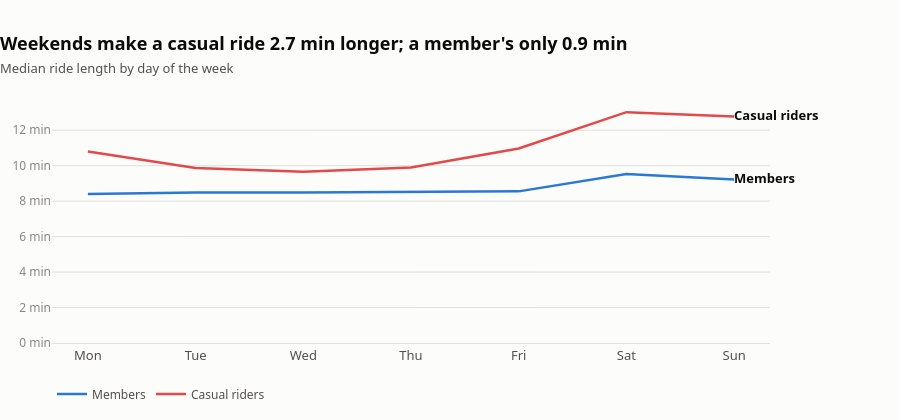

The notebook cell this image was saved under:
### Code cell
SURFACE, INK, INK_2, MUTED = "#fcfcfb", "#0b0b0b", "#52514e", "#898781"
GRID = "#e1e0d9"
RIDER_LABEL = {"member": "Members", "casual": "Casual riders"}
RIDER_COLOR = {"member": "#2a78d6", "casual": "#e34948"}
DAYS = ["Mon", "Tue", "Wed", "Thu", "Fri", "Sat", "Sun"]  # day_of_week is ISO (1 = Monday)

med = {
    (g, d): m
    for g, d, m in df.group_by("member_casual", "day_of_week")
    .agg((pl.col("ride_length").median() / 60).alias("m"))
    .iter_rows()
}
# weekend uplift: average of Sat/Sun medians minus average of Mon-Fri medians
uplift = {
    g: sum(med[g, d] for d in (6, 7)) / 2 - sum(med[g, d] for d in range(1, 6)) / 5
    for g in RIDER_LABEL
}

fig = go.Figure()
for g in ["member", "casual"]:
    y = [med[g, d] for d in range(1, 8)]
    fig.add_trace(
        go.Scatter(
            x=DAYS, y=y, name=RIDER_LABEL[g], mode="lines+text",
            line=dict(color=RIDER_COLOR[g], width=2.5),
            text=[""] * 6 + [f"<b>{RIDER_LABEL[g]}</b>"],  # label the line at its end
            textposition="middle right", textfont=dict(size=13, color=INK), cliponaxis=False,
            hovertemplate="%{y:.1f} min (median)<extra>" + RIDER_LABEL[g] + "</extra>",
        )
    )
fig.update_layout(
    hovermode="x unified",
    title=dict(
        text=(f"<b>Weekends make a casual ride {uplift['casual']:.1f} min longer; "
              f"a member's only {uplift['member']:.1f} min</b>"
              f"<br><span style='font-size:13px;color:{INK_2}'>"
              "Median ride length by day of the week</span>"),
        x=0, xanchor="left", font=dict(size=18, color=INK),
    ),
    paper_bgcolor=SURFACE, plot_bgcolor=SURFACE,
    font=dict(family="system-ui, -apple-system, 'Segoe UI', sans-serif", color=INK_2),
    legend=dict(orientation="h", x=0, y=-0.15, font=dict(size=12, color=INK_2)),
    margin=dict(t=100, l=50, r=130, b=70), height=420,
)
fig.update_yaxes(rangemode="tozero", ticksuffix=" min", showline=False, ticks="",
                 gridcolor=GRID, gridwidth=1, zeroline=False, tickfont=dict(size=12, color=MUTED))
fig.update_xaxes(showgrid=False, showline=True, linecolor=GRID, ticks="",
                 tickfont=dict(size=13, color=INK_2))

fig.show()
fig.write_image("../figs/07_median_length_by_weekday.svg", width=1200)

### Figure 1 — Plotly figure (JSON) as saved in the notebook; plotly's stock layout.template omitted (floating-point values rounded to 4 significant figures)
{"data": [{"cliponaxis": false, "hovertemplate": "%{y:.1f} min (median)<extra>Members</extra>", "line": {"color": "#2a78d6", "width": 2.5}, "mode": "lines+text", "name": "Members", "text": ["", "", "", "", "", "", "<b>Members</b>"], "textfont": {"color": "#0b0b0b", "size": 13}, "textposition": "middle right", "x": ["Mon", "Tue", "Wed", "Thu", "Fri", "Sat", "Sun"], "y": [8.4, 8.483, 8.483, 8.5, 8.55, 9.533, 9.217], "type": "scatter"}, {"cliponaxis": false, "hovertemplate": "%{y:.1f} min (median)<extra>Casual riders</extra>", "line": {"color": "#e34948", "width": 2.5}, "mode": "lines+text", "name": "Casual riders", "text": ["", "", "", "", "", "", "<b>Casual riders</b>"], "textfont": {"color": "#0b0b0b", "size": 13}, "textposition": "middle right", "x": ["Mon", "Tue", "Wed", "Thu", "Fri", "Sat", "Sun"], "y": [10.8, 9.867, 9.65, 9.9, 10.97, 13.02, 12.77], "type": "scatter"}], "layout": {"title": {"font": {"size": 18, "color": "#0b0b0b"}, "text": "<b>Weekends make a casual ride 2.7 min longer; a member's only 0.9 min</b><br><span style='font-size:13px;color:#52514e'>Median ride length by day of the week</span>", "x": 0, "xanchor": "left"}, "font": {"family": "system-ui, -apple-system, 'Segoe UI', sans-serif", "color": "#52514e"}, "legend": {"font": {"size": 12, "color": "#52514e"}, "orientation": "h", "x": 0, "y": -0.15}, "margin": {"t": 100, "l": 50, "r": 130, "b": 70}, "hovermode": "x unified", "paper_bgcolor": "#fcfcfb", "plot_bgcolor": "#fcfcfb", "height": 420, "yaxis": {"tickfont": {"size": 12, "color": "#898781"}, "rangemode": "tozero", "ticksuffix": " min", "showline": false, "ticks": "", "gridcolor": "#e1e0d9", "gridwidth": 1, "zeroline": false}, "xaxis": {"tickfont": {"size": 13, "color": "#52514e"}, "showgrid": false, "showline": true, "linecolor": "#e1e0d9", "ticks": ""}}}
